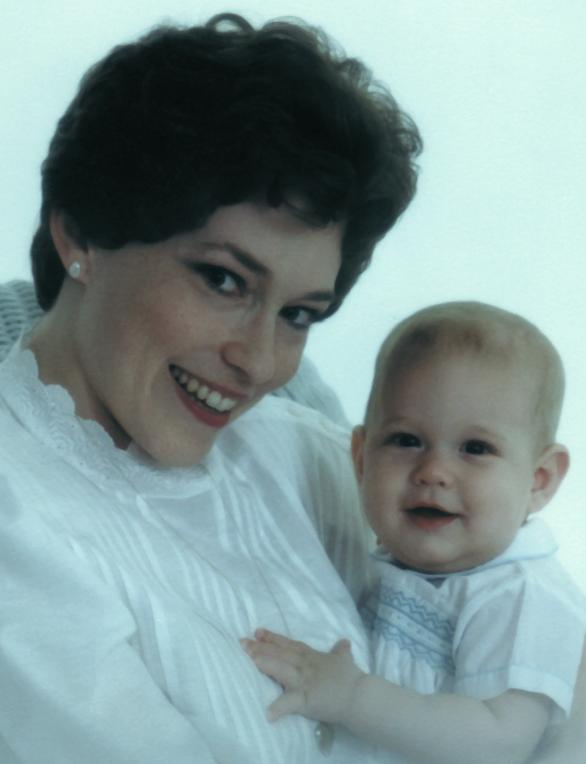
#> input picture Images/foto.jpg, 586 x 764 px, found by its file name
$ python esercizioColorBalancing.py
#> lines starting #> are read from the running program, lines starting #| are printed output that depends on the picture
import skimage.io as io
import numpy as np
import matplotlib.pyplot as plt
import scipy.ndimage as ndi

def rgb2cmy(image):
    cmyImage = 1 - image
    return cmyImage

originalImage = np.float64(io.imread('./Images/foto.jpg'))
originalImage /= 255

originalImage2 = np.float64(io.imread('./Images/foto_originale.tif'))
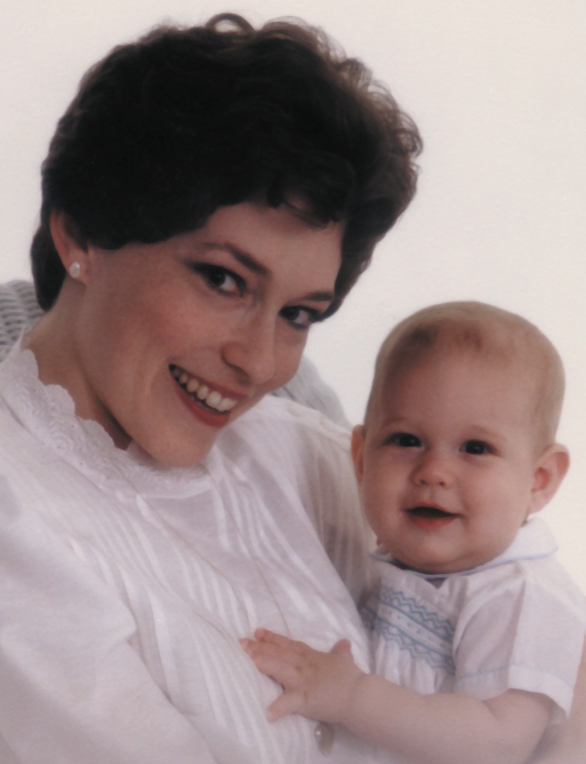
#> input picture Images/foto_originale.tif, 586 x 764 px, found by its file name
originalImage2 /= 255

gamma = [0.1, 0, 0]

cmyImage = rgb2cmy(originalImage)
#> in rgb2cmy, `cmyImage = 1 - image`:
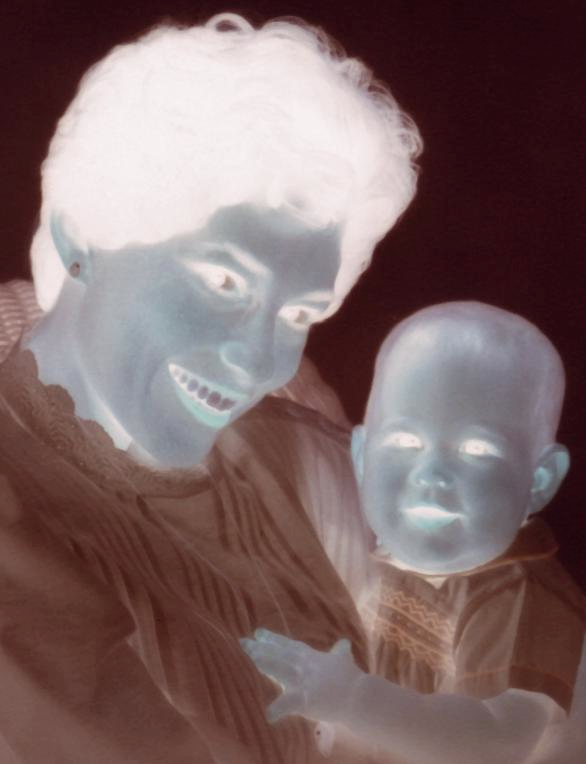
#> cmyImage: shape (764, 586, 3) float64; mean R, G, B 0.491, 0.404, 0.404
cmyImage -= gamma
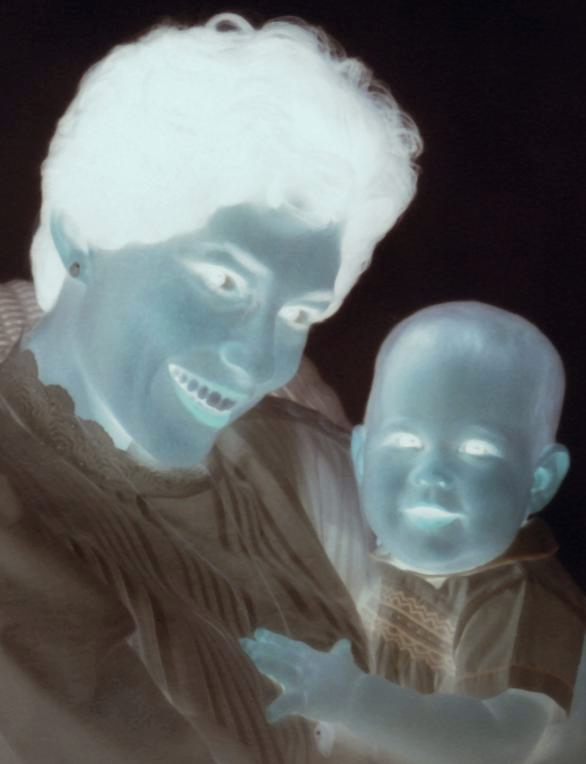
#> cmyImage: shape (764, 586, 3) float64; mean R, G, B 0.391, 0.404, 0.404
enhanched = rgb2cmy(cmyImage)
#> in rgb2cmy (call 2), `cmyImage = 1 - image`:
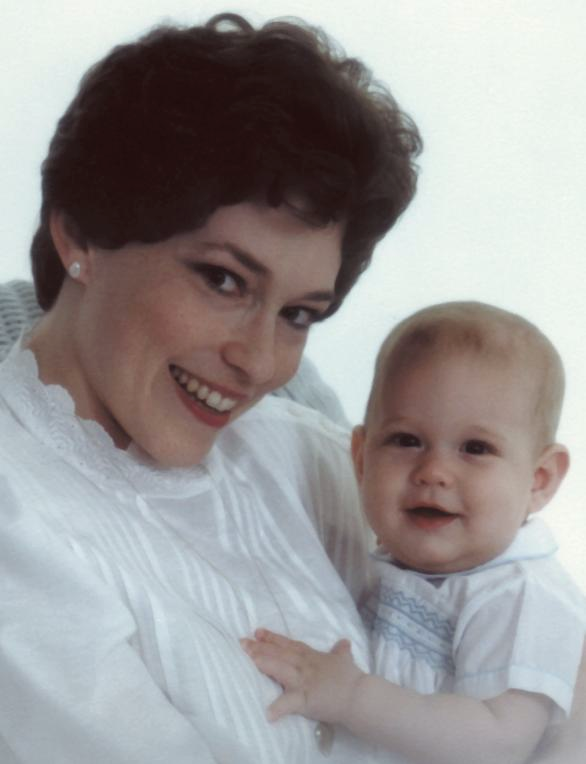
#> cmyImage: shape (764, 586, 3) float64; mean R, G, B 0.609, 0.596, 0.596

plt.subplot(1, 3, 1); plt.imshow(originalImage)
plt.subplot(1, 3, 2); plt.imshow(originalImage2)
plt.subplot(1, 3, 3); plt.imshow(enhanched)

plt.show()
